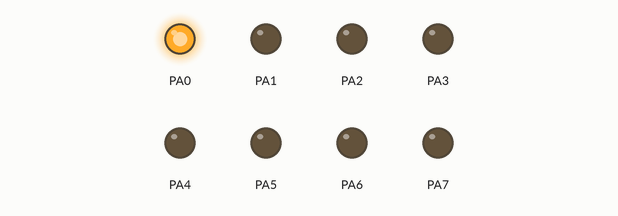
Recording of a program running on a simulated ATmega32, built with avr-gcc and emulated at 1 MHz. Parts: output pins drawn as LEDs (lit = HIGH).

Above: at 0.02 s.
At 0.37 s:
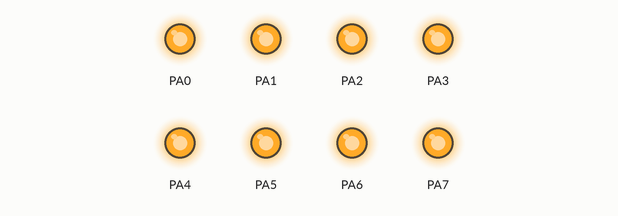
At 0.78 s:
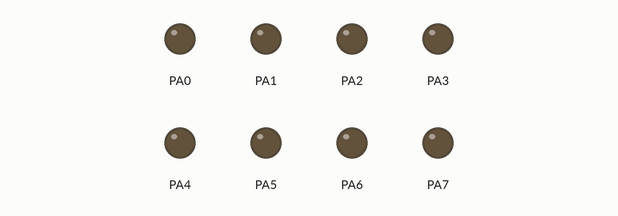
At 1.48 s:
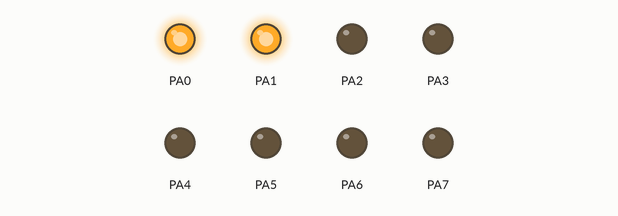
At 2.19 s:
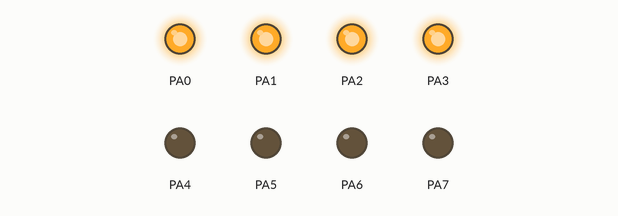
At 2.95 s:
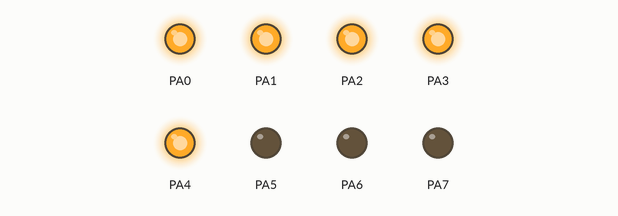
Timing chart, 0 to 3.2 s (numbered marks = the images above):
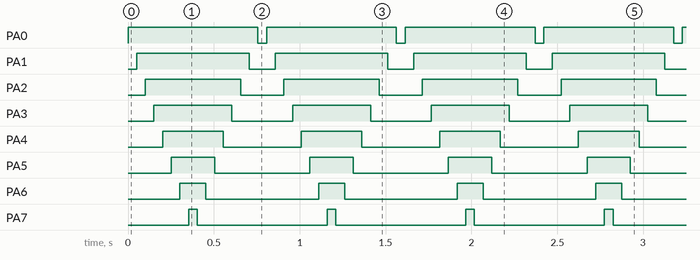

Measured:
- by itself, PA0: alternates HIGH for 0.76 s and LOW for 0.05 s
- by itself, PA1: alternates HIGH for 0.66 s and LOW for 0.15 s
- by itself, PA2: alternates HIGH for 0.55 s and LOW for 0.25 s
- by itself, PA3: alternates HIGH for 0.45 s and LOW for 0.35 s
- by itself, PA4: alternates HIGH for 0.35 s and LOW for 0.45 s
- by itself, PA5: alternates HIGH for 0.25 s and LOW for 0.55 s
- by itself, PA6: alternates HIGH for 0.15 s and LOW for 0.66 s
- by itself, PA7: alternates HIGH for 0.05 s and LOW for 0.76 s

The program:

main.c
```c
/*
 * main.c
 *
 *  Created on: Feb 23, 2024
 *      Author: Mohammad_Tamer
 */

typedef unsigned char u8;
typedef signed char s8;
#define PORT_A *((volatile u8*)0x3B)
#define DDR_A *((volatile u8*)0x3A)
#define PIN_A *((volatile u8*)0x39)
#include <util/delay.h>


int main()
{
	DDR_A = 0b11111111;

	while(1)
	{
		for(s8 i=0 ; i<=7 ; i++)
			{
				PORT_A ^= (1<<i);
				_delay_ms(50);
			}

		for(s8 i=7 ; i>=0 ; i--)
			{
				PORT_A ^= (1<<i);
				_delay_ms(50);
			}
	}
	return 0 ;
}
```
